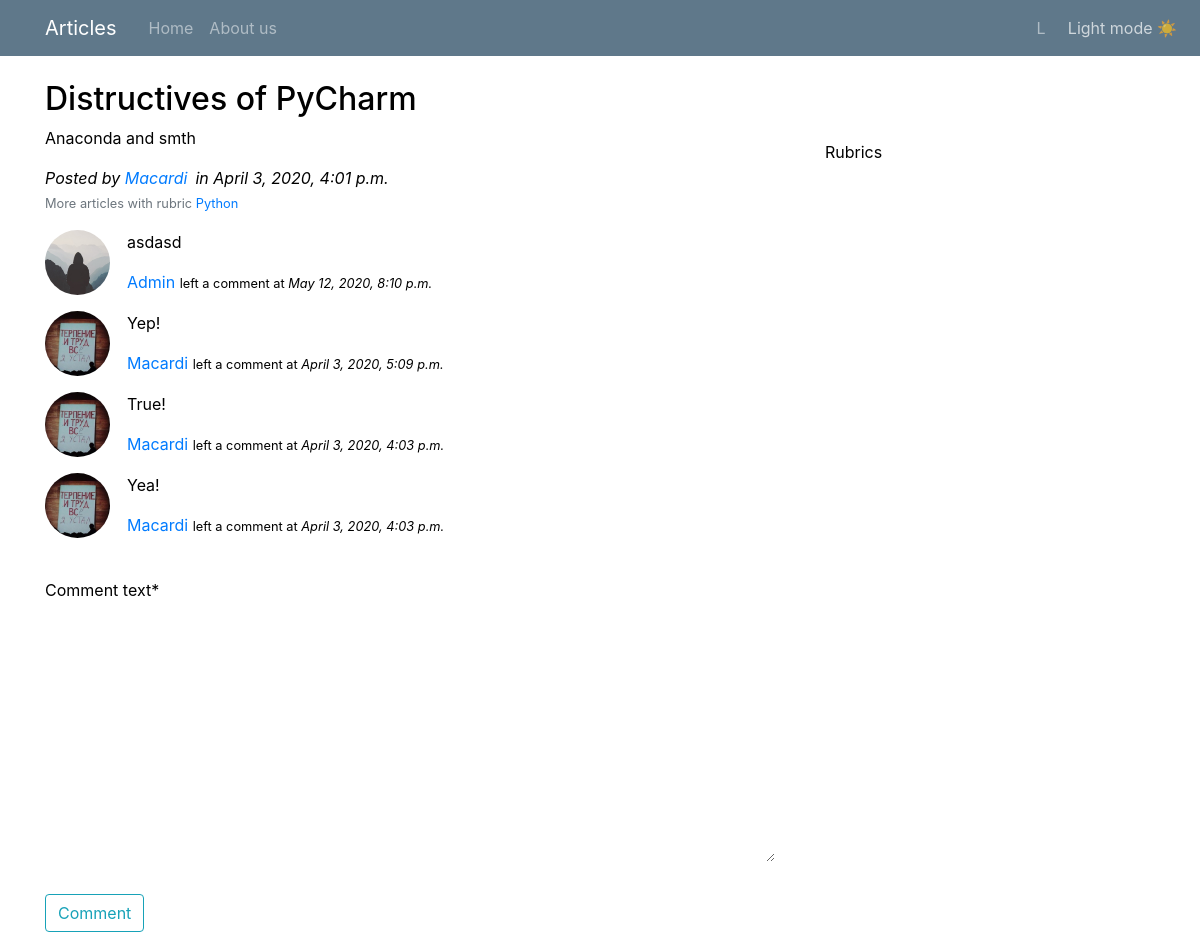
Screenshot of /articles/distructives-of-pycharm/ with the database file from the repository.
### mysite/apps/articles/models.py (models this page shows, shortened)
class Article(models.Model):
    article_title = models.CharField('title of article', max_length = 70)
    article_text = models.TextField('text of article')
    slug = models.SlugField(unique = True)
    author_article = models.ForeignKey(User, on_delete=models.CASCADE)
    rubric = models.ForeignKey('Rubric', null = True, on_delete = models.PROTECT, blank=True)
    pub_date = models.DateTimeField('date of publication', auto_now_add = True)
    image = models.ImageField('image', blank=True, upload_to='articles_images')
    def was_published_recently(self):
        return self.pub_date >= (timezone.now() - datetime.timedelta(days = 1))
    '''class Meta:
        verbose_name = 'Статья'
        verbose_name_plural = 'Статьи'''

class Rubric(models.Model):
    rubric_name = models.CharField(max_length=50, unique=True)
    rubric_slug = models.SlugField(max_length=50, unique=True)

class Comment(models.Model):
    article = models.ForeignKey(Article, on_delete = models.CASCADE)
    author_comment = models.ForeignKey(User, on_delete = models.CASCADE)
    comment_text = models.TextField('comment text', max_length = 800)
    pub_date = models.DateTimeField('date of publication', auto_now_add = True)
    '''def __str__(self):
        return self.author_name'''
    '''class Meta:
        verbose_name = 'Комментарий'
        verbose_name_plural = 'Комментарии'''

### mysite/apps/accounts/models.py (models this page shows, shortened)
class Profile(models.Model):
    user = models.OneToOneField(User, on_delete=models.CASCADE)
    image = models.ImageField(default='profile_pics/default.png', upload_to='profile_pics')
    info = models.TextField('Write something about your self', blank=True, max_length = 375)

### mysite/apps/articles/views.py (the view)
# urls.py: path('articles/<slug:slug>/', views.detail, name='detail'),
def detail(request, slug):
    article = get_object_or_404(Article, slug=slug)
    last_comments_list = article.comment_set.order_by('-pub_date') # view 10 last comms
    new_comment = None
    image = article.image
    if request.method == 'POST':
        comment_form = forms.LeaveComment(data=request.POST)
        if comment_form.is_valid():
            new_comment = comment_form.save(commit=False)
            new_comment.author_comment = request.user
            new_comment.article = article
            new_comment.save()
            messages.success(request, 'You created a comment!')
            return HttpResponseRedirect( reverse('articles:detail', args = (article.slug,))
            ) # doing it on fly, set the comment to article
    else:
        comment_form = forms.LeaveComment()
    return render(request, 'articles/detail.html', {'article': article,
                                                    'last_comments_list': last_comments_list,
                                                    'new_comment': new_comment,
                                                    'comment_form': comment_form,
                                                    'image': image})

### mysite/apps/articles/forms.py
class LeaveComment(forms.ModelForm):
    class Meta:
        model = models.Comment
        fields = ['comment_text']

### blogs_app_repo/blogs_app/mysite/apps/articles/templates/articles/detail.html (shortened to what this page needs)
{% extends 'base.html' %}
{% load crispy_forms_tags %}
{% load static %}
{% block content %}
<h2>{{article.article_title}}</h2>
<p>{{article.article_text}}</p>
<span><em>Posted by <a class="mr-2" href="{% url 'articles:user_articles' article.author_article.username %}">
  {{ article.author_article }}</a>in {{article.pub_date}}</em></span>
{% if article.rubric.rubric_name %}
<br>
<small class="text-muted">More articles with rubric
  <a href="{% url 'articles:by_rubric' article.rubric.rubric_slug %}">{{article.rubric.rubric_name}}</a>
</small>
{% endif %}
<br>
{% if last_comments_list %}
  {% for comment in last_comments_list %}
  <div class="media">
    <img class="rounded-circle article-img" src="{{ comment.author_comment.profile.image.url }}">
      <div class="media-body">
      <p id="comment_block">{{comment.comment_text}}</p>
      <div class="mr-2" class="article-metadata"><a href="{% url 'articles:user_articles' comment.author_comment.username %}">{{comment.author_comment}}</a>
        <small>left a comment at <em>{{comment.pub_date}}</em>
        </small>
      </div>
    </div>
  </div>
    {% endfor %}
{% else %}
<p class="no_comments">
  No comments found! Be first! =)
</p>
{% endif %}
<br>
<form method="POST" class="comment_create">
  <fieldset class="form-group">
      {{ comment_form|crispy }}
  </fieldset>
  <div class="form-group">
      <button class="btn btn-outline-info" type="submit" id="comment_button">Comment</button>
  </div>
</form>
{% endblock %}

### mysite/templates/base.html (shortened to what this page needs)
{% load static %}
<!DOCTYPE html>
<html lang="en" class="theme-light">
<head>
    <link rel="stylesheet" type="text/css" href="{% static 'assets/main.css' %}" id="theme-link">
    <link rel="stylesheet" href="https://maxcdn.bootstrapcdn.com/bootstrap/4.0.0/css/bootstrap.min.css"
>
</head>
<body>
    <header class="site-header">
      <nav class="navbar navbar-expand-md navbar-dark bg-steel fixed-top">
        <div class="container">
          <a class="navbar-brand mr-4" href="{% url 'articles:articles_home' %}">Articles</a>
          <div class="collapse navbar-collapse" id="navbarToggle">
            <div class="navbar-nav mr-auto">
              <a class="nav-item nav-link" href="{% url 'articles:articles_home' %}">Home</a>
              <a class="nav-item nav-link" href="{% url 'articles:articles_about' %}">About us</a>
            </div>
            <div class="navbar-nav" id="header">
              {% if user.is_authenticated %}
              <a class="nav-item nav-link" href="{% url 'articles:create_article' %}">Create Post</a>
              <a class="nav-item nav-link" href="{% url 'articles:user_articles' user.username %}" id='username_top'>My profile</a>
              {% else %}
              <a class="nav-item nav-link" href="{% url 'login' %}">Login</a>
              <a class="nav-item nav-link" href="{% url 'signup' %}">Sighup</a>
              {% endif %}
            </div>
          </div>
        </div>
        <button id="theme-button" onclick="toggleTheme()" style="position: absolute; right:1px;"></button>
    </header>
    <main role="main" class="container">
      <div class="row">
        <div class="col-md-8">
          {% block content %}
          {% endblock %}
        </div>
        <div class="col-md-4">
                  <aside class="list-group" id="sidebar" role="tablist">
                    <a class="list-group-item list-group-item-action" id="list-item" href="{% url 'articles:list_rubrics' %}" role="tab">Rubrics</a>
                  </aside>
        </div>
      </div>
    </main>
</body>
</html>

### mysite/static/assets/main.css (style rules this page uses)
body { background-color: var(--color-secondary) !important; color: var(--font-color) !important; margin-top: 5rem !important; }
h1, h2, h3, h4, h5, h6 { color: var(--font-color) !important; }
img { opacity: var(--image-opacity); filter: var(--image-filter); border-radius: 5px; }
.bg-steel { background-color: #5f788a; }
.site-header .navbar-nav .nav-link { color: #cbd5db; }
.article-img { height: 65px; width: 65px; margin-right: 17px; }
#sidebar { position: fixed; width: 20rem; top: 8rem; }
#sidebar #list-item { background: var(--color-primary) !important; color: var(--font-color) !important; border: 1px solid var(--border-color); }
#theme-button { background-color: #5F788A; border: none; color: rgba(255,255,255,.7);; }
button { opacity: var(--pgntr-btn-opacity); }
textarea, input, select { background: var(--text-area-background) !important; color: var(--font-color) !important; border: var(--input-borders) !important; }

### blogs_app_repo/blogs_app/mysite/apps/articles/templates/articles/detail.html (style rules this page uses)
#comment_block { word-wrap:break-word; }

### rows the page displays
Article: article_title "Distructives of PyCharm", article_text "Anaconda and smth", author_article "Macardi", pub_date "April 3, 2020, 4:01 p.m.", rubric.rubric_name "Python"
Comment: author_comment.profile.image (placeholder picture), comment_text "asdasd", author_comment "Admin", pub_date "May 12, 2020, 8:10 p.m."
Comment: author_comment.profile.image (picture), comment_text "Yep!", author_comment "Macardi", pub_date "April 3, 2020, 5:09 p.m."
Comment: author_comment.profile.image (picture), comment_text "True!", author_comment "Macardi", pub_date "April 3, 2020, 4:03 p.m."
Comment: author_comment.profile.image (picture), comment_text "Yea!", author_comment "Macardi", pub_date "April 3, 2020, 4:03 p.m."
